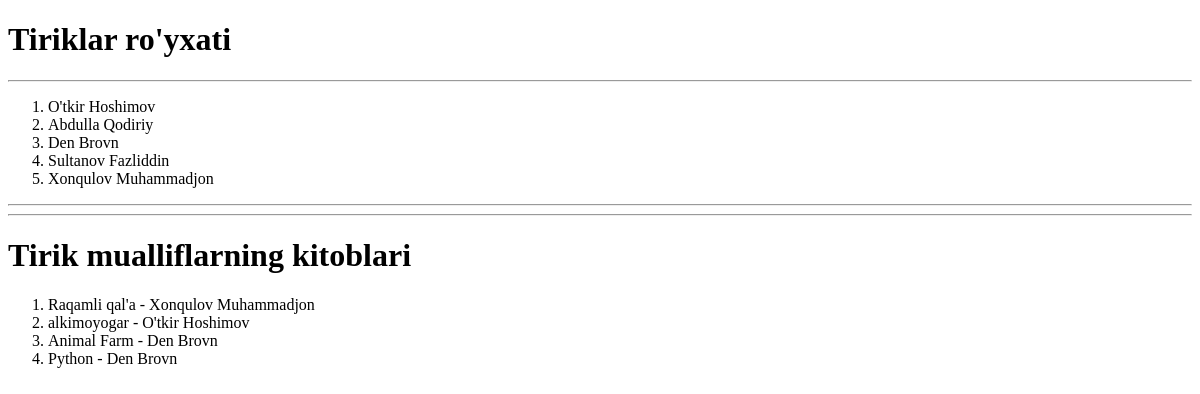
/tirik/, run on an earlier commit of the app's database.
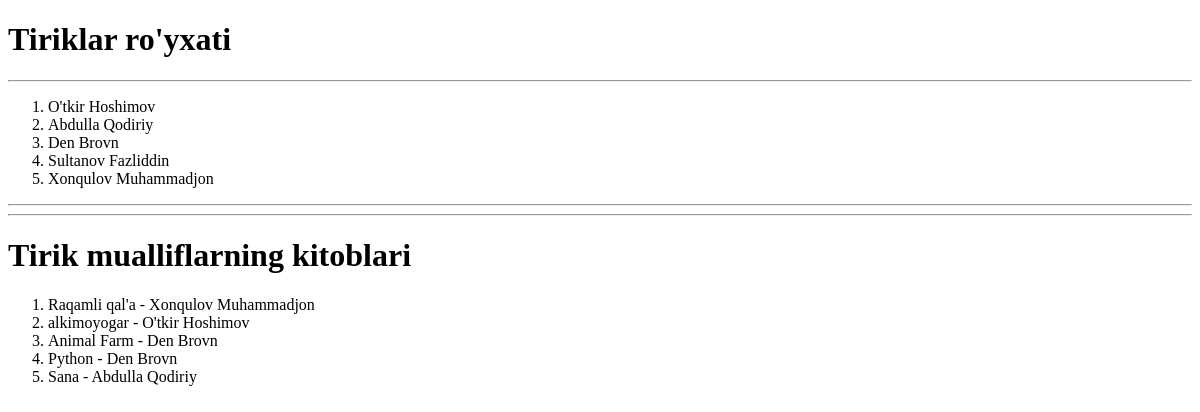
And on a later commit of the database.
### main/models.py (models this page shows, shortened)
class Muallif(models.Model):
    ism = models.CharField(max_length=255)
    jins = models.CharField(max_length=255, choices=(('erkak', 'erkak'), ('ayol', 'ayol')))
    tugilgan_sana = models.DateTimeField()
    kitob_soni = models.PositiveIntegerField()
    tirik = models.BooleanField(default=True)
    class Meta:
        verbose_name = 'Muallif'
        verbose_name_plural = 'Mualliflar'

class Kitob(models.Model):
    nom = models.CharField(max_length=255)
    janr = models.CharField(max_length=255)
    sahifa = models.PositiveIntegerField()
    muallif = models.ForeignKey(Muallif, on_delete=models.CASCADE, )
    class Meta:
        verbose_name = 'Kitob'
        verbose_name_plural = 'Kitoblar'

### main/views.py (the view)
# urls.py: path("tirik/", tirik_view),
def tirik_view(request):
    tiriklar = Muallif.objects.filter(tirik=True)
    tirik_kitoblar = Kitob.objects.filter(muallif__tirik=True)
    context = {
        'tiriklar': tiriklar,
        'tirik_kitoblar': tirik_kitoblar,
    }
    return render(request, "tirik.html", context=context)

### templates/tirik.html (shortened to what this page needs)
<!DOCTYPE html>
<html lang="en">
<head>
</head>
<body>
<h1>Tiriklar ro'yxati</h1>
<hr>
<ol>
  {% for tirik in tiriklar %}
  <li>{{tirik.ism}}</li>
  {% endfor %}
</ol>
<hr>
<hr>
<h1>Tirik mualliflarning kitoblari</h1>
<ol>
    {% for tirik_kitob in tirik_kitoblar %}
    <li>{{tirik_kitob.nom}} - {{tirik_kitob.muallif.ism}}</li>
    {% endfor %}
</ol>
</body>
</html>

What changed in the data, as far as the page shows it:
added Kitob: nom "Sana", muallif.ism "Abdulla Qodiriy"
